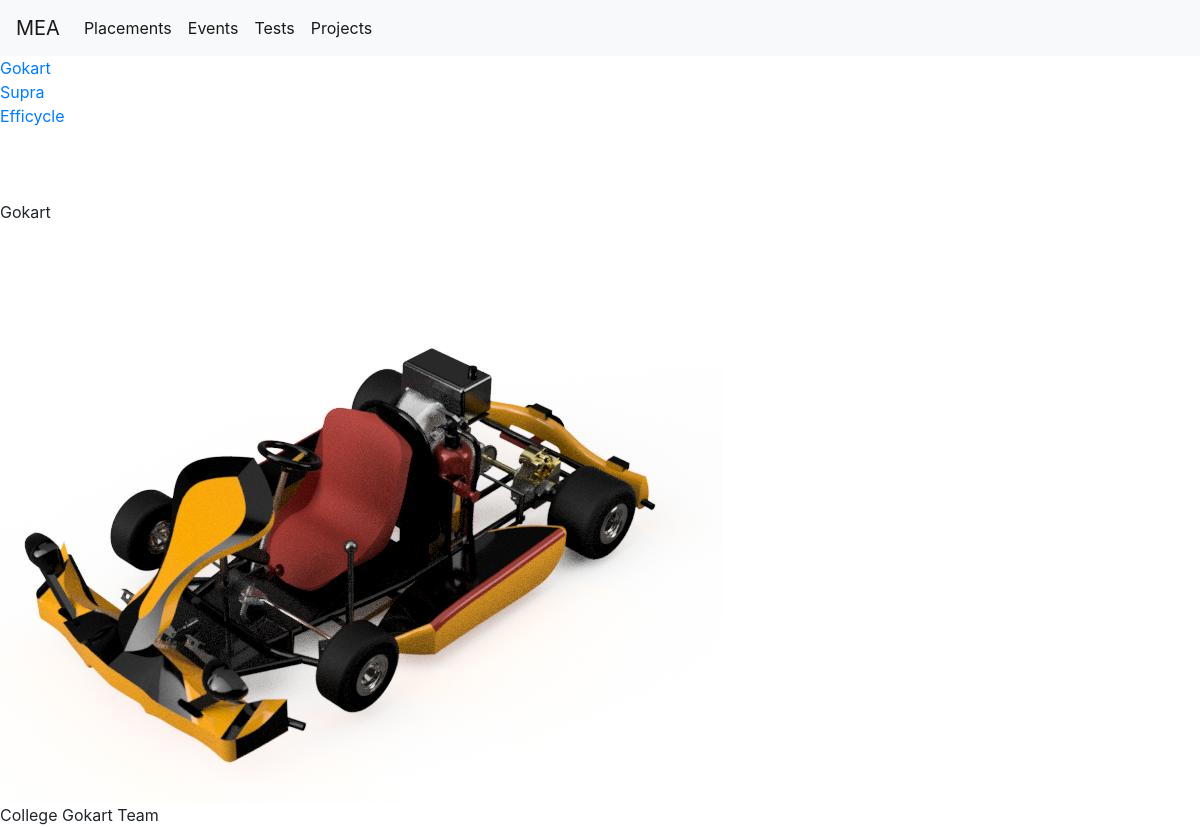
The page /projects/Gokart on the database its author committed.
### MEA/models.py (models this page shows, shortened)
class Projects(models.Model):
	name = models.CharField(max_length=200)
	image = models.ImageField(upload_to='projects')
	description = models.TextField()

### MEA/views.py (the view)
# urls.py: path('projects/<name1>',views.specprojects, name='Projects1'),
def specprojects(request,name1):
	allproj = Projects.objects.all
	proj = Projects.objects.filter(name=name1)
	return render(request, 'MEA/specprojects.html', {'projects' : proj[0],'allproj':allproj})

### MEA/templates/MEA/specprojects.html (shortened to what this page needs)
{% extends "./base.html" %}
{% block content %}
{% for r in allproj %}
<a href ="/projects/{{ r.name }}">{{r.name}}</a>
{% endfor %}
{{projects.name}}
<img src="{{projects.image.url}}">
{{projects.description}}
{% endblock content %}

### rows shown on the page
Projects: name "Gokart", image (picture), description "College Gokart Team"
Projects: name "Supra"
Projects: name "Efficycle"
